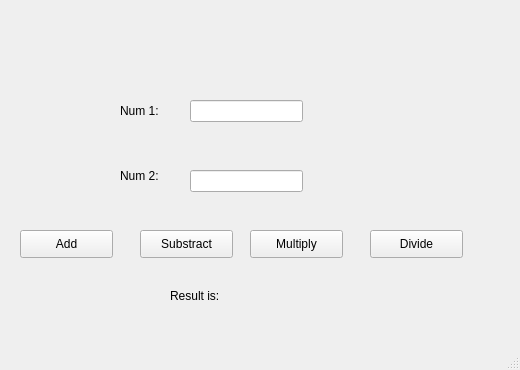
<?xml version="1.0" encoding="UTF-8"?>
<ui version="4.0">
 <class>MyWindow</class>
 <widget class="QMainWindow" name="MyWindow">
  <property name="geometry">
   <rect>
    <x>0</x>
    <y>0</y>
    <width>520</width>
    <height>370</height>
   </rect>
  </property>
  <property name="windowTitle">
   <string>MainWindow</string>
  </property>
  <widget class="QWidget" name="centralwidget">
   <widget class="QPushButton" name="division_button">
    <property name="geometry">
     <rect>
      <x>370</x>
      <y>230</y>
      <width>93</width>
      <height>28</height>
     </rect>
    </property>
    <property name="text">
     <string>Divide</string>
    </property>
   </widget>
   <widget class="QLabel" name="label_1">
    <property name="geometry">
     <rect>
      <x>120</x>
      <y>95</y>
      <width>91</width>
      <height>31</height>
     </rect>
    </property>
    <property name="text">
     <string>Num 1:</string>
    </property>
   </widget>
   <widget class="QLabel" name="label_2">
    <property name="geometry">
     <rect>
      <x>120</x>
      <y>160</y>
      <width>91</width>
      <height>31</height>
     </rect>
    </property>
    <property name="text">
     <string>Num 2:</string>
    </property>
   </widget>
   <widget class="QLineEdit" name="lineEdit_1">
    <property name="geometry">
     <rect>
      <x>190</x>
      <y>100</y>
      <width>113</width>
      <height>22</height>
     </rect>
    </property>
   </widget>
   <widget class="QLineEdit" name="lineEdit_2">
    <property name="geometry">
     <rect>
      <x>190</x>
      <y>170</y>
      <width>113</width>
      <height>22</height>
     </rect>
    </property>
   </widget>
   <widget class="QPushButton" name="addition_button">
    <property name="geometry">
     <rect>
      <x>20</x>
      <y>230</y>
      <width>93</width>
      <height>28</height>
     </rect>
    </property>
    <property name="text">
     <string>Add</string>
    </property>
   </widget>
   <widget class="QPushButton" name="substraction_button">
    <property name="geometry">
     <rect>
      <x>140</x>
      <y>230</y>
      <width>93</width>
      <height>28</height>
     </rect>
    </property>
    <property name="text">
     <string>Substract</string>
    </property>
   </widget>
   <widget class="QPushButton" name="multiplication_button">
    <property name="geometry">
     <rect>
      <x>250</x>
      <y>230</y>
      <width>93</width>
      <height>28</height>
     </rect>
    </property>
    <property name="text">
     <string>Multiply</string>
    </property>
   </widget>
   <widget class="QLabel" name="label_result">
    <property name="geometry">
     <rect>
      <x>170</x>
      <y>280</y>
      <width>141</width>
      <height>31</height>
     </rect>
    </property>
    <property name="text">
     <string>Result is: </string>
    </property>
   </widget>
  </widget>
  <widget class="QMenuBar" name="menubar">
   <property name="geometry">
    <rect>
     <x>0</x>
     <y>0</y>
     <width>520</width>
     <height>26</height>
    </rect>
   </property>
  </widget>
  <widget class="QStatusBar" name="statusbar"/>
 </widget>
 <resources/>
 <connections/>
</ui>
